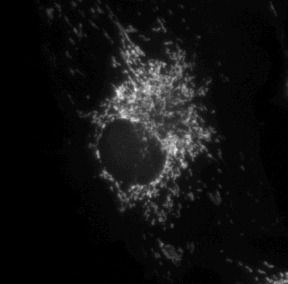
#> input picture testImages/Mito_Cropped.tif, 288 x 284 px; the run also reads 1 picture not shown here
$ python compare_ncc_thresholds.py
#> lines starting #> are read from the running program, lines starting #| are printed output that depends on the picture
"""Compare normalized cross-correlation peak detection at several thresholds.

The threshold decides how similar a spot must be to the template to count
as a "match".  Here we try 0.6, 0.8 and 0.9 (minimum distance between peaks
stays at 4 pixels) and show the matches for each threshold as its own layer.

Run this script from the top folder of the workshop repository with:

    uv run Session3_Filters/compare_ncc_thresholds.py

Close the Napari window to end the script.
"""

from pathlib import Path

import napari
import numpy as np
from skimage import io
from skimage.feature import match_template, peak_local_max

REPO = Path(__file__).resolve().parent.parent
MITO_FILE = REPO / "testImages" / "Mito_Cropped.tif"
TEMPLATE_FILE = REPO / "testImages" / "Mito_template.tif"

# Thresholds to compare, each with its own circle color and size.  The
# circles get smaller for higher thresholds so that rings at the same spot
# do not hide each other.
THRESHOLDS = [(0.6, "magenta", 27), (0.8, "yellow", 21), (0.9, "cyan", 15)]
MIN_DISTANCE = 4

mito = io.imread(MITO_FILE).astype(np.float64)
#> mito: shape (284, 288) float64; min 256, max 9222, mean 1001.7
template = io.imread(TEMPLATE_FILE).astype(np.float64)
th, tw = template.shape
#> th = 19; tw = 19

# Normalized cross-correlation - done once, then reused for every threshold.
ncc = match_template(mito, template)
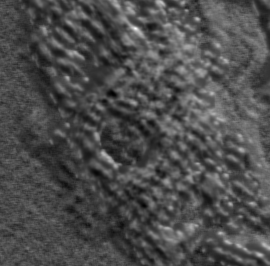
#> ncc: shape (266, 270) float64; min -0.444, max 1, mean -0.00938; drawn with min black and max white

viewer = napari.Viewer()
viewer.add_image(mito, name="mitochondria", colormap="gray")
viewer.add_image(ncc, name="normalized cross-correlation", colormap="magma",
                 translate=(th // 2, tw // 2), contrast_limits=(-1, 1),
                 visible=False)

print(f"Minimum distance between peaks: {MIN_DISTANCE} pixels\n")
for threshold, color, size in THRESHOLDS:
    # Same peak finding as before, only the threshold changes.
    peaks = peak_local_max(ncc, min_distance=MIN_DISTANCE,
                           threshold_abs=threshold)
    centers = peaks + np.array([th // 2, tw // 2])  # top-left -> center

    print(f"Threshold {threshold}: {len(peaks)} match(es)")
    for (r, c), (cr, cc) in zip(peaks, centers):
        print(f"    center at (row {cr}, col {cc})   score {ncc[r, c]:.3f}")

    viewer.add_points(centers, name=f"threshold {threshold} ({len(peaks)})",
                      symbol="ring", size=size, face_color=color,
                      border_width=0)
#> this loop made 3 passes
#> (peaks, centers) on passes 1 to 3: ([[28, 135], [254, 259]], [[37, 144], [263, 268]]), ([[28, 135]], [[37, 144]]), ([[28, 135]], [[37, 144]])
#| Threshold 0.6: 2 match(es)
#|     center at (row 37, col 144)   score 1.000
#|     center at (row 263, col 268)   score 0.632
#| Threshold 0.8: 1 match(es)
#|     center at (row 37, col 144)   score 1.000
#| Threshold 0.9: 1 match(es)
#|     center at (row 37, col 144)   score 1.000

napari.run()
